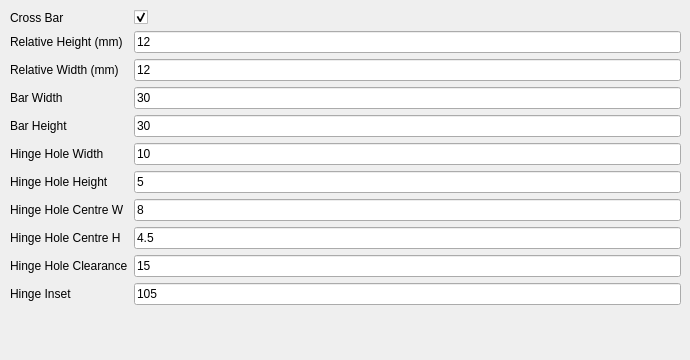
   <widget class="QWidget" name="tab_3">
    <attribute name="title">
     <string>Frame C</string>
    </attribute>
    <widget class="QWidget" name="formLayoutWidget">
     <property name="geometry">
      <rect>
       <x>10</x>
       <y>10</y>
       <width>671</width>
       <height>341</height>
      </rect>
     </property>
     <layout class="QFormLayout" name="formLayout">
      <property name="fieldGrowthPolicy">
       <enum>QFormLayout::AllNonFixedFieldsGrow</enum>
      </property>
      <item row="1" column="0">
       <widget class="QLabel" name="label_22">
        <property name="text">
         <string>Relative Height (mm)</string>
        </property>
       </widget>
      </item>
      <item row="1" column="1">
       <widget class="QLineEdit" name="FrameCRelativeHeight">
        <property name="text">
         <string>12</string>
        </property>
       </widget>
      </item>
      <item row="2" column="0">
       <widget class="QLabel" name="label_24">
        <property name="text">
         <string>Relative Width (mm)</string>
        </property>
       </widget>
      </item>
      <item row="2" column="1">
       <widget class="QLineEdit" name="FrameCRelativeWidth">
        <property name="text">
         <string>12</string>
        </property>
       </widget>
      </item>
      <item row="3" column="0">
       <widget class="QLabel" name="label_8">
        <property name="text">
         <string>Bar Width</string>
        </property>
       </widget>
      </item>
      <item row="3" column="1">
       <widget class="QLineEdit" name="FrameCBarWidth">
        <property name="text">
         <string>30</string>
        </property>
       </widget>
      </item>
      <item row="4" column="0">
       <widget class="QLabel" name="label_9">
        <property name="text">
         <string>Bar Height</string>
        </property>
       </widget>
      </item>
      <item row="4" column="1">
       <widget class="QLineEdit" name="FrameCBarHeight">
        <property name="text">
         <string>30</string>
        </property>
       </widget>
      </item>
      <item row="5" column="0">
       <widget class="QLabel" name="label_39">
        <property name="text">
         <string>Hinge Hole Width</string>
        </property>
       </widget>
      </item>
      <item row="5" column="1">
       <widget class="QLineEdit" name="FrameCHingeHoleWidth">
        <property name="text">
         <string>10</string>
        </property>
       </widget>
      </item>
      <item row="6" column="0">
       <widget class="QLabel" name="label_40">
        <property name="text">
         <string>Hinge Hole Height</string>
        </property>
       </widget>
      </item>
      <item row="6" column="1">
       <widget class="QLineEdit" name="FrameCHingeHoleHeight">
        <property name="text">
         <string>5</string>
        </property>
       </widget>
      </item>
      <item row="7" column="0">
       <widget class="QLabel" name="label_41">
        <property name="text">
         <string>Hinge Hole Centre W</string>
        </property>
       </widget>
      </item>
      <item row="8" column="0">
       <widget class="QLabel" name="label_42">
        <property name="text">
         <string>Hinge Hole Centre H</string>
        </property>
       </widget>
      </item>
      <item row="7" column="1">
       <widget class="QLineEdit" name="FrameCHingeHoleCentreW">
        <property name="text">
         <string>8</string>
        </property>
       </widget>
      </item>
      <item row="8" column="1">
       <widget class="QLineEdit" name="FrameCHingeHoleCentreH">
        <property name="text">
         <string>4.5</string>
        </property>
       </widget>
      </item>
      <item row="9" column="0">
       <widget class="QLabel" name="label_57">
        <property name="text">
         <string>Hinge Hole Clearance</string>
        </property>
       </widget>
      </item>
      <item row="9" column="1">
       <widget class="QLineEdit" name="HingeHoleClearance">
        <property name="text">
         <string>15</string>
        </property>
       </widget>
      </item>
      <item row="10" column="0">
       <widget class="QLabel" name="label_58">
        <property name="text">
         <string>Hinge Inset</string>
        </property>
       </widget>
      </item>
      <item row="10" column="1">
       <widget class="QLineEdit" name="HingeInset">
        <property name="text">
         <string>105</string>
        </property>
       </widget>
      </item>
      <item row="0" column="0">
       <widget class="QLabel" name="label_67">
        <property name="text">
         <string>Cross Bar</string>
        </property>
       </widget>
      </item>
      <item row="0" column="1">
       <widget class="QCheckBox" name="FrameCCrossBar">
        <property name="text">
         <string/>
        </property>
        <property name="checked">
         <bool>true</bool>
        </property>
       </widget>
      </item>
     </layout>
    </widget>
   </widget>
